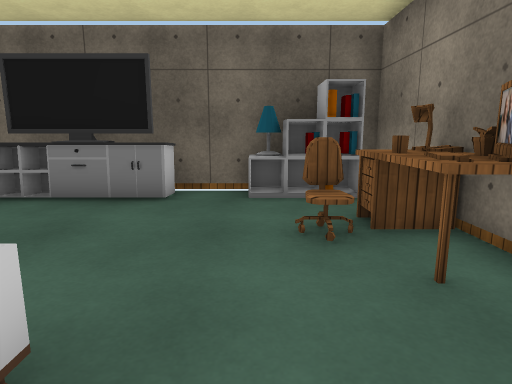
View 1 (above)

16 first-person views from a walk through a 3-D level made in the Unity game engine. The camera is 1.2 m above the floor, tilts 10° down and sees 75° across. The floor is counted in squares, 1 m on a side. Each view is taken from the middle of a square. On the plan, view 1 faces up. The plan holds only what a view shows up to about 14 squares ahead; the rest is blank. The player is left out. Door leaves are left out, so doorways stand open. Some surface patterns are stand-ins.

View 2
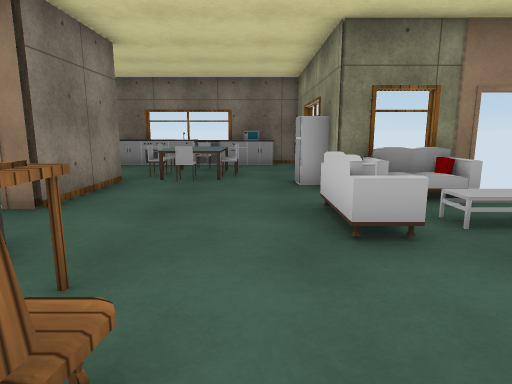

View 3
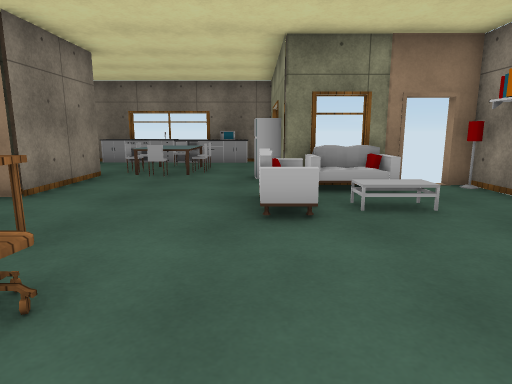

View 4
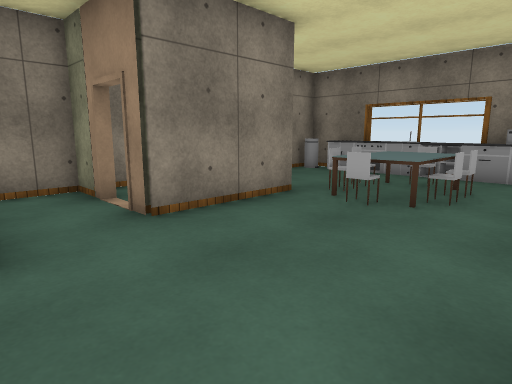

View 5
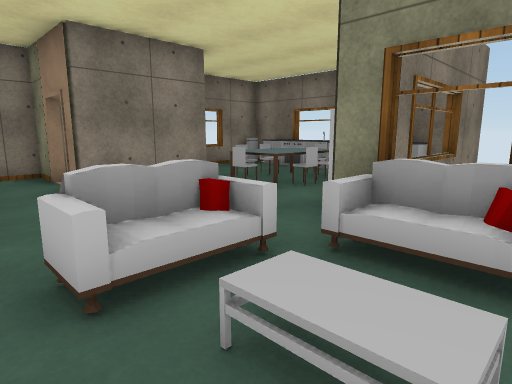

View 6
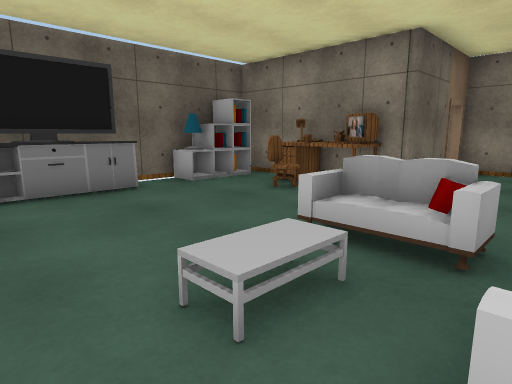

View 7
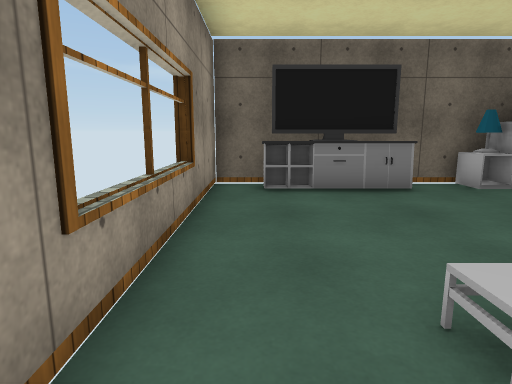

View 8
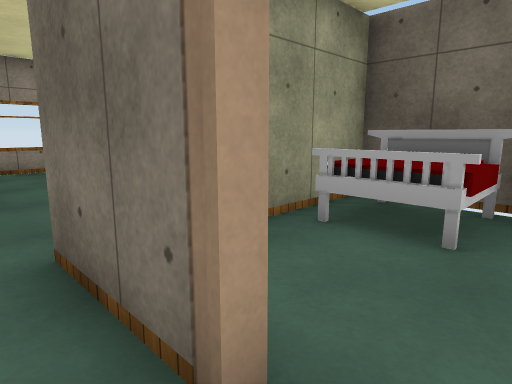

View 9
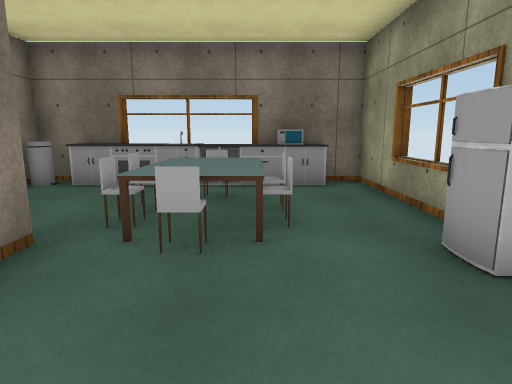

View 10
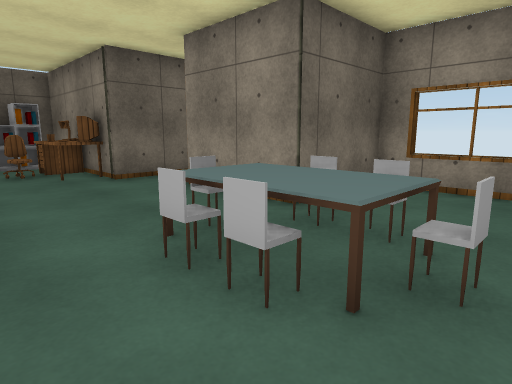

View 11
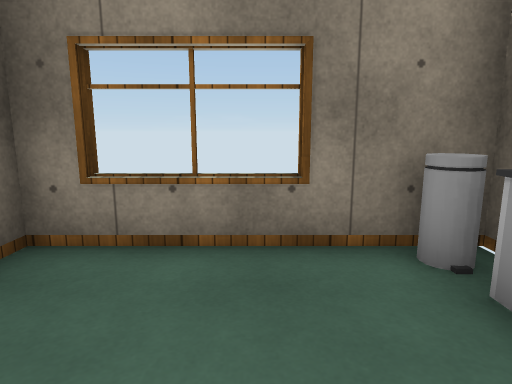

View 12
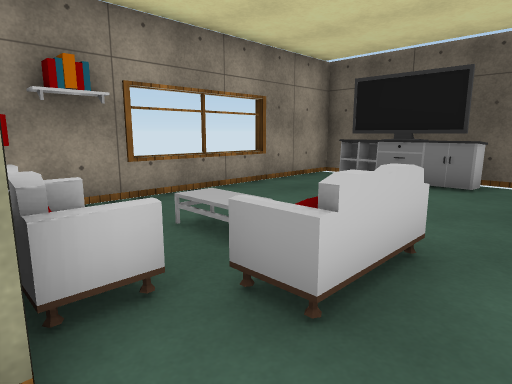

View 13
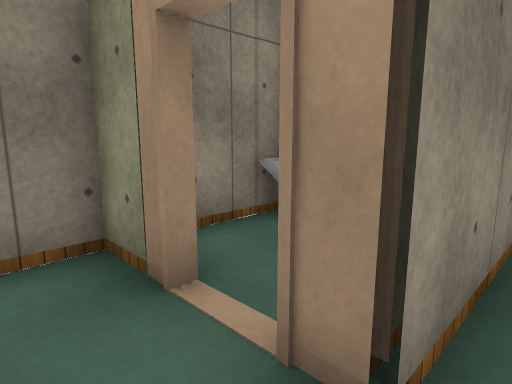

View 14
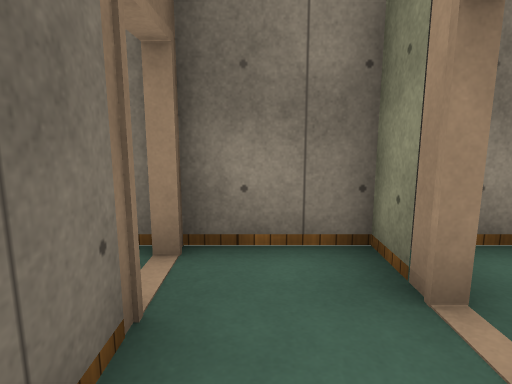

View 15
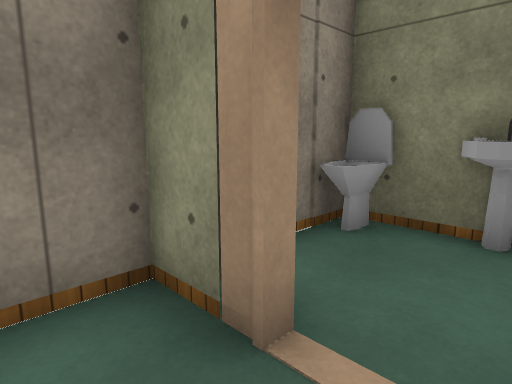

View 16
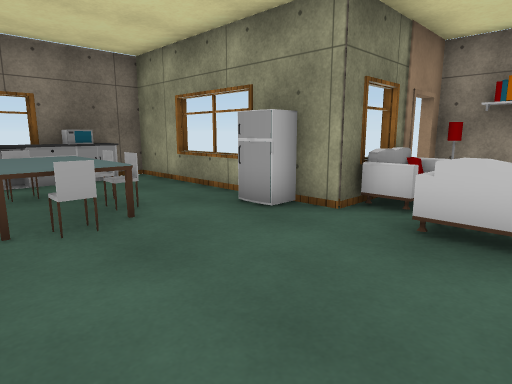

### Floor plan
Points are (right, up) in squares from view 1. A wall is a line through its corners. A room is listed if a view was taken in it or the views show most of it. See-through windows are left out.
Room 1 (views 1, 2, 3, 4, 5, 6, 7, 8, 9, 10, 11, 12, 13, 14, 15, 16)
walls: (-4.5, -1.8) (-1.6, -1.8) (-1.6, -8.4) (6.5, -8.4) (6.5, -3.5); (4.5, -3.5) (3.4, -3.5) (3.4, -0.3) (4.1, -0.3); (5.1, -0.3) (6.5, -0.3) (6.5, 1.9); (5.1, 1.8) (2.6, 1.8) (2.6, 7.2); (-6, -1.8) (-5.4, -1.8); (6.5, -3.4) (6.5, -0.8); (-0.4, 7.2) (-6, 7.2) (-6, 0.4)
ways out: open door at (-5, -2); gap at (5, 2)
objects: lamp (-6, -1); bookshelf (-6, 0); other object (-5, 6); sofa (-4, -1); TV (-4, 6) to (-2, 6); other object (-1, -8); fridge (-1, -3); sofa (-1, 0) to (-1, 1); microwave (0, -8); lamp (0, 6) to (0, 7); other object (1, -8); table (1, -6) to (2, -4); chair (1, 4); books (1, 6); other object (1, 7); other object (2, -8) to (5, -8); chair (2, -6); chair (2, -3); table (2, 3) to (2, 5); books (2, 6); books (2, 7); chair (3, -5); chair (3, -4); other object (5, -3); bin (6, -8); other object (6, -3) to (6, -2)

Where each view was taken, in squares from view 1:
view 1: 0 up, 0 right, facing up
view 2: 5 up, 0 right, facing down
view 3: 6 up, 1 left, facing down
view 4: 2 up, 1 left, facing down-right
view 5: 2 up, 4 left, facing down-right
view 6: 1 down, 5 left, facing up-right
view 7: 1 down, 5 left, facing up
view 8: 1 up, 6 right, facing up-left
view 9: 0 up, 1 right, facing down
view 10: 7 down, 1 left, facing up-right
view 11: 6 down, 3 right, facing right
view 12: 2 down, 0 right, facing up-left
view 13: 1 up, 3 right, facing down-right
view 14: 1 up, 3 right, facing right
view 15: 1 up, 4 right, facing down-right
view 16: 1 up, 3 right, facing down-left
